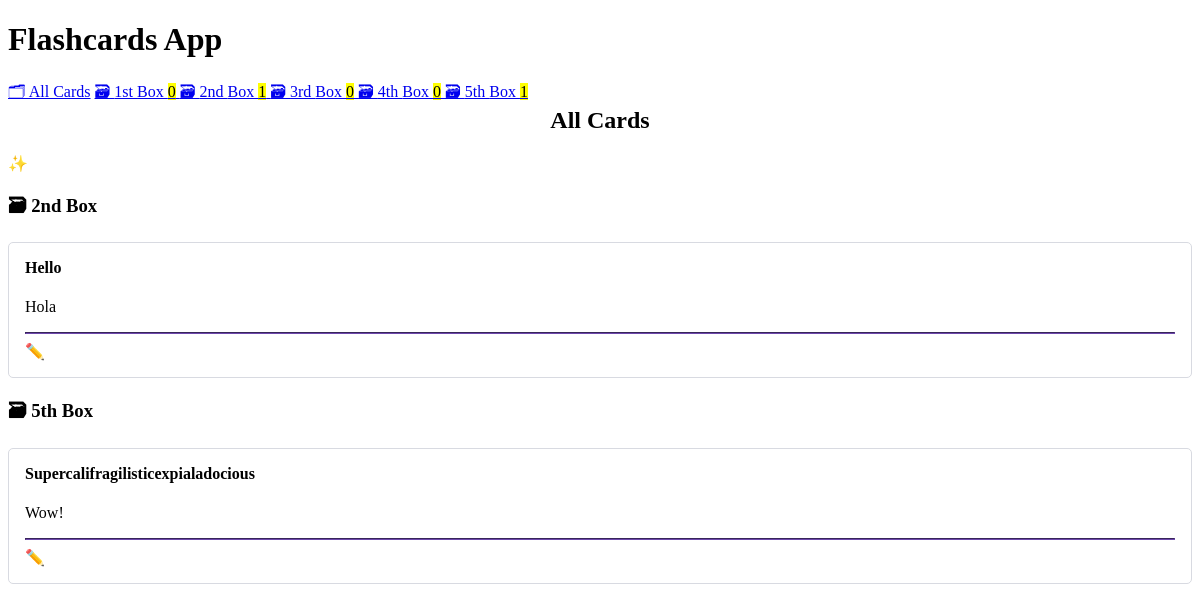
The page / on the database its author committed.
### cards/models.py (models this page shows, shortened)
class Card(models.Model):
    question = models.CharField(max_length=100)
    answer = models.CharField(max_length=100)
    box = models.IntegerField(
            choices=zip(BOXES, BOXES),
            default=BOXES[0],
            )
    date_created = models.DateTimeField(auto_now_add=True)

### cards/views.py (the view)
class CardListView(ListView):
    model = Card
    queryset = Card.objects.all().order_by("box", "-date_created")

### cards/templatetags/cards_tags.py (called while the page is built)
@register.inclusion_tag("cards/box_links.html")
def boxes_as_links():
    boxes = []
    for box_num in BOXES:
        card_count = Card.objects.filter(box=box_num).count()
        boxes.append({
            "number": box_num,
            "card_count": card_count,
        })
    return {"boxes": boxes}

### cards/templates/cards/card_list.html
{% extends "cards/base.html" %}
{% load humanize %}
{% block content %}
	<h2>
	All Cards
	</h2>
	<a href="{% url 'card-create' %}" role="button">
		✨ Create New Card
	</a>
	{% for card in card_list %}
		{% ifchanged %}
			<h3>🗃 {{ card.box | ordinal }} Box</h3>
		{% endifchanged %}
		{% include "cards/card.html" %}
	{% endfor %}
{% endblock content %}

### cards/templates/cards/base.html (shortened to what this page needs)
<!DOCTYPE html>
<html lang="en">
	<head>
		<link rel="stylesheet" href="https://cdn.simplecss.org/simple.min.css">
	</head>
	<body>
		<header>
			<h1>Flashcards App</h1>
			{% include 'cards/navigation.html' %}
		</header>
		<main>
		{% block content %}{% endblock content %}
		</main>
	</body>
</html>

### cards/templates/cards/navigation.html
{% load cards_tags %}
<nav>
	<a href="{% url 'card-list' %}">🗂 All Cards</a>
	{% boxes_as_links %}
</nav>

### cards/templates/cards/box_links.html
{% load humanize %}
{% for box in boxes %}
    <a href="{% url 'box' box_num=box.number %}">
        🗃 {{ box.number | ordinal }} Box <mark>{{ box.card_count }}</mark>
    </a>
{% endfor %}

### cards/templates/cards/card.html (shortened to what this page needs)
<article>
	<h4>{{ card.question }}</h4>
	{% if not check_card %}
		<p>{{ card.answer }}</p>
		<hr>
		<a href="{% url 'card-update' card.id %}" role="button">
			✏️  Edit Card
		</a>
		<a href="{% url 'card-delete' card.id %}" role="button">
		</a>
	{% endif %}
</article>

### cards/templates/cards/base.html (style rules this page uses)
:root { --accent: #6e48ad; --accent-bg: white; --bg: #fff; --text: #212121; --text-light: #585858; --border: #d8dae1; --code: #d81b60; --preformatted: #444; }
article { background-color: var(--marked); border: 1px solid var(--border); border-radius: 5px; padding: 1em; margin: 1em 0; }
h2 { text-align: center; }
h2, h4 { margin-top: 0; }
hr { background: var(--accent); border-color: var(--accent); }
button, a[role="button"] { color: white; text-decoration: none; }

### rows shown on the page
Card: box|ordinal "2nd", question "Hello", answer "Hola"
Card: box|ordinal "5th", question "Supercalifragilisticexpialadocious", answer "Wow!"

### other values the page prints
{{ box.number | ordinal }} "1st" "2nd" "3rd" "4th" "5th"
{{ box.card_count }} "0" "1" "0" "0" "1"
